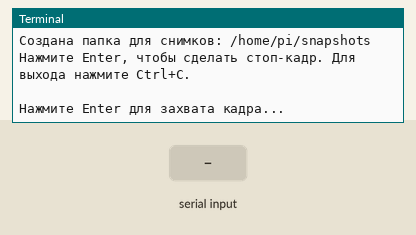
The program below on a simulated Raspberry Pi (BCM pin numbers). On the bench: the last lines printed to the terminal. Inputs (shaded band) come from the test bench. The camera gives no picture and a still takes 0.5 s; the clock reads 2024-03-15 10:24:30 at power-on unless the program sets it.

Above: at 1.2 s.
1.3 s: "5" typed at the terminal, then Enter
At 1.7 s:
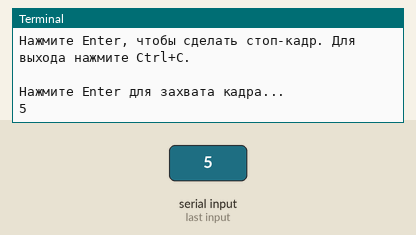
3.3 s: "90" typed at the terminal, then Enter
At 5.3 s:
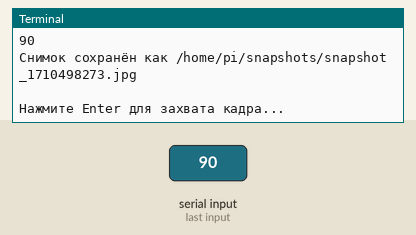

Measured:
- after the input at 1.3 s, the terminal: prints a new line at once (image 1)
- after the input at 3.3 s, the terminal: prints a new line at once (image 2)

The program:

main.py
```python
from picamera2 import Picamera2, Preview
import time
import os

def main():
    # Определяем путь к папке
    user_home = os.path.expanduser("~")
    snapshots_dir = os.path.join(user_home, "snapshots")

    # Создаём папку, если её нет
    if not os.path.exists(snapshots_dir):
        os.makedirs(snapshots_dir)
        print(f"Создана папка для снимков: {snapshots_dir}")

    # Инициализация камеры
    picam2 = Picamera2()
    camera_config = picam2.create_preview_configuration()
    picam2.configure(camera_config)

    # Запуск камеры
    picam2.start_preview(Preview.NULL)
    picam2.start()

    print("Нажмите Enter, чтобы сделать стоп-кадр. Для выхода нажмите Ctrl+C.")

    try:
        while True:
            # Ждем нажатия клавиши Enter
            input("\nНажмите Enter для захвата кадра...")
            timestamp = int(time.time())  # Временная метка для имени файла
            filename = f"snapshot_{timestamp}.jpg"
            filepath = os.path.join(snapshots_dir, filename)
            picam2.capture_file(filepath)
            print(f"Снимок сохранён как {filepath}")
    except KeyboardInterrupt:
        print("\nПрограмма завершена.")
    finally:
        picam2.stop_preview()
        picam2.close()

if __name__ == '__main__':
    main()
```
